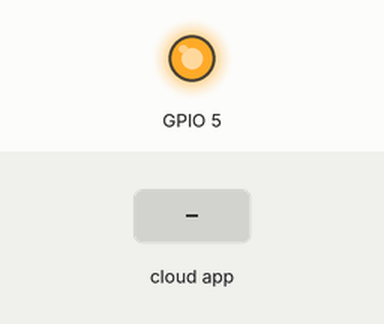
Recording of a sketch running on a simulated ESP8266 (NodeMCU). On the bench: output pins drawn as LEDs (lit = HIGH). The inputs (shaded band) are chosen by the test bench. WiFi joins after 1.5 s; servers stay silent unless stated; the Firebase database answers and starts empty; what the sketch prints to the serial monitor is not drawn.

Above: at 6.4 s.
6.5 s: the phone or cloud app sets value to 0
At 10.0 s:
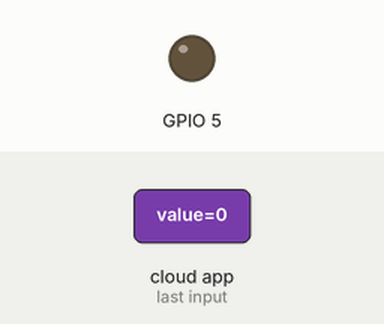
Timing chart, 0 to 14.7 s (numbered marks = the images above; inputs shaded):
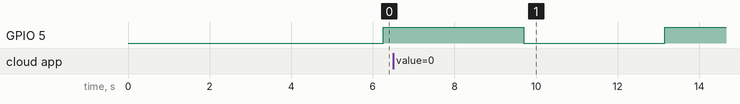

Measured:
- after the input at 6.5 s, GPIO 5: HIGH → LOW after 3.2 s, → HIGH 3.5 s later

The sketch:

code.ino
```cpp
#include <ESP8266WiFi.h>
#include <FirebaseArduino.h>

// Set these to run example.
#define FIREBASE_HOST "save-6026b.firebaseio.com"
#define FIREBASE_AUTH "YkLbwZCErCjHIhLRCgsiYfw8wfao5eDtVJUI9Iwl"

#define WIFI_SSID "Free Wifi"
#define WIFI_PASSWORD "reddy1980"


void setup() {
  Serial.begin(115200);

   pinMode(5, OUTPUT);
   digitalWrite(5, LOW);
  // connect to wifi.
  WiFi.begin(WIFI_SSID, WIFI_PASSWORD);
  Serial.print("connecting");
  while (WiFi.status() != WL_CONNECTED) {
    Serial.print(".");
    delay(500);
  }
  Serial.println();
  Serial.print("connected: ");
  Serial.println(WiFi.localIP());

  Firebase.begin(FIREBASE_HOST, FIREBASE_AUTH);
  digitalWrite(5, LOW);
}

int n = 0;

void loop() {

    delay(1000);

  Serial.print("value: ");
  Serial.println(Firebase.getInt("value"));
  int val = Firebase.getInt("value");

    digitalWrite(5,val);

  delay(1000);
Firebase.setInt("value", 1);
 if (Firebase.failed()) {
      Serial.print("setting /message failed:");
      Serial.println(Firebase.error());
      return;
  }
  delay(1000);

  Serial.print("pushed: /logs/");

}
```
